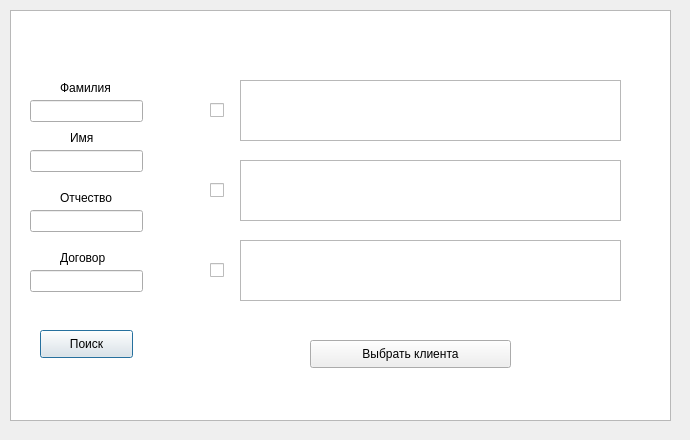
<?xml version="1.0" encoding="UTF-8"?>
<ui version="4.0">
 <class>Searching</class>
 <widget class="QDialog" name="Searching">
  <property name="geometry">
   <rect>
    <x>0</x>
    <y>0</y>
    <width>690</width>
    <height>440</height>
   </rect>
  </property>
  <property name="windowTitle">
   <string>Dialog</string>
  </property>
  <widget class="QListView" name="listView">
   <property name="geometry">
    <rect>
     <x>10</x>
     <y>10</y>
     <width>661</width>
     <height>411</height>
    </rect>
   </property>
  </widget>
  <widget class="QPushButton" name="pushButton">
   <property name="geometry">
    <rect>
     <x>40</x>
     <y>330</y>
     <width>93</width>
     <height>28</height>
    </rect>
   </property>
   <property name="text">
    <string>Поиск</string>
   </property>
  </widget>
  <widget class="QLineEdit" name="last_name">
   <property name="geometry">
    <rect>
     <x>30</x>
     <y>100</y>
     <width>113</width>
     <height>22</height>
    </rect>
   </property>
  </widget>
  <widget class="QLineEdit" name="main_name">
   <property name="geometry">
    <rect>
     <x>30</x>
     <y>150</y>
     <width>113</width>
     <height>22</height>
    </rect>
   </property>
  </widget>
  <widget class="QLineEdit" name="middle_name">
   <property name="geometry">
    <rect>
     <x>30</x>
     <y>210</y>
     <width>113</width>
     <height>22</height>
    </rect>
   </property>
  </widget>
  <widget class="QLineEdit" name="list">
   <property name="geometry">
    <rect>
     <x>30</x>
     <y>270</y>
     <width>113</width>
     <height>22</height>
    </rect>
   </property>
  </widget>
  <widget class="QWidget" name="widget" native="true">
   <property name="geometry">
    <rect>
     <x>200</x>
     <y>50</y>
     <width>441</width>
     <height>361</height>
    </rect>
   </property>
   <widget class="QTextBrowser" name="textBrowser">
    <property name="geometry">
     <rect>
      <x>40</x>
      <y>30</y>
      <width>381</width>
      <height>61</height>
     </rect>
    </property>
   </widget>
   <widget class="QTextBrowser" name="textBrowser_2">
    <property name="geometry">
     <rect>
      <x>40</x>
      <y>110</y>
      <width>381</width>
      <height>61</height>
     </rect>
    </property>
   </widget>
   <widget class="QTextBrowser" name="textBrowser_3">
    <property name="geometry">
     <rect>
      <x>40</x>
      <y>190</y>
      <width>381</width>
      <height>61</height>
     </rect>
    </property>
   </widget>
   <widget class="QCheckBox" name="checkBox">
    <property name="geometry">
     <rect>
      <x>10</x>
      <y>210</y>
      <width>21</width>
      <height>20</height>
     </rect>
    </property>
    <property name="text">
     <string/>
    </property>
   </widget>
   <widget class="QPushButton" name="pushButton_3">
    <property name="geometry">
     <rect>
      <x>110</x>
      <y>290</y>
      <width>201</width>
      <height>28</height>
     </rect>
    </property>
    <property name="text">
     <string>Выбрать клиента</string>
    </property>
   </widget>
   <widget class="QCheckBox" name="checkBox_2">
    <property name="geometry">
     <rect>
      <x>10</x>
      <y>130</y>
      <width>21</width>
      <height>20</height>
     </rect>
    </property>
    <property name="text">
     <string/>
    </property>
   </widget>
   <widget class="QCheckBox" name="checkBox_3">
    <property name="geometry">
     <rect>
      <x>10</x>
      <y>50</y>
      <width>21</width>
      <height>20</height>
     </rect>
    </property>
    <property name="text">
     <string/>
    </property>
   </widget>
  </widget>
  <widget class="QLabel" name="label">
   <property name="geometry">
    <rect>
     <x>60</x>
     <y>80</y>
     <width>55</width>
     <height>16</height>
    </rect>
   </property>
   <property name="text">
    <string>Фамилия</string>
   </property>
   <property name="buddy">
    <cstring>last_name</cstring>
   </property>
  </widget>
  <widget class="QLabel" name="label_2">
   <property name="geometry">
    <rect>
     <x>70</x>
     <y>130</y>
     <width>55</width>
     <height>16</height>
    </rect>
   </property>
   <property name="text">
    <string>Имя</string>
   </property>
   <property name="buddy">
    <cstring>main_name</cstring>
   </property>
  </widget>
  <widget class="QLabel" name="label_3">
   <property name="geometry">
    <rect>
     <x>60</x>
     <y>190</y>
     <width>55</width>
     <height>16</height>
    </rect>
   </property>
   <property name="text">
    <string>Отчество</string>
   </property>
   <property name="buddy">
    <cstring>middle_name</cstring>
   </property>
  </widget>
  <widget class="QLabel" name="label_4">
   <property name="geometry">
    <rect>
     <x>60</x>
     <y>250</y>
     <width>55</width>
     <height>16</height>
    </rect>
   </property>
   <property name="text">
    <string>Договор</string>
   </property>
   <property name="buddy">
    <cstring>list</cstring>
   </property>
  </widget>
 </widget>
 <tabstops>
  <tabstop>last_name</tabstop>
  <tabstop>main_name</tabstop>
  <tabstop>middle_name</tabstop>
  <tabstop>list</tabstop>
  <tabstop>listView</tabstop>
  <tabstop>pushButton</tabstop>
  <tabstop>textBrowser</tabstop>
  <tabstop>textBrowser_2</tabstop>
  <tabstop>textBrowser_3</tabstop>
  <tabstop>checkBox</tabstop>
  <tabstop>pushButton_3</tabstop>
  <tabstop>checkBox_2</tabstop>
  <tabstop>checkBox_3</tabstop>
 </tabstops>
 <resources/>
 <connections/>
</ui>
